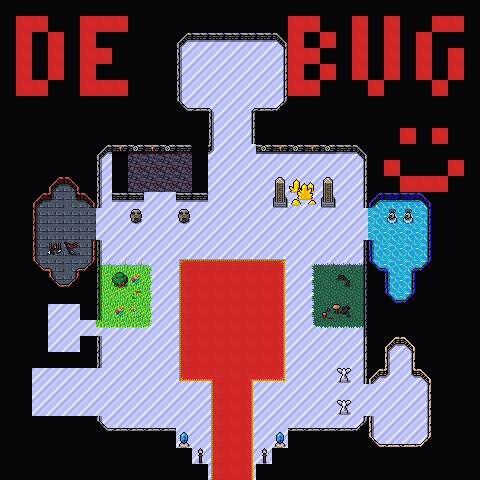

Below is a game level as drawn by its tile map, then a one-line description and the .tmx that defines it (tile-layer data replaced by summaries):
An orthogonal 30x30 tile map with 16x16 px tiles, 4 tile layers (Background, BGBlend, Ground, Foreground), 3 tilesets and 32 objects (2x portal, dummy, spellsmith).

<map version="1.10" tiledversion="1.10.1" orientation="orthogonal" renderorder="right-down" width="30" height="30" tilewidth="16" tileheight="16" infinite="0" nextlayerid="7" nextobjectid="111">
 <editorsettings>
  <export format="tmx" />
 </editorsettings>
 <properties>
  <property name="dungeonEffect">{
  "startBattleWithCard": [ "Recycle" ],
  "opponent": {
    "startBattleWithCard": [ "Recycle" ],
  }
}</property>
 </properties>
 <tileset firstgid="1" source="../../../common/maps/tileset/main.tsx" />
 <tileset firstgid="10113" source="../../../common/maps/tileset/buildings.tsx" />
 <tileset firstgid="11905" source="../../../common/maps/tileset/buildings-nocollide.tsx" />
 <layer id="1" name="Background" width="30" height="30">
  <data>[900 cells, 840 non-empty, 10 distinct tile ids]</data>
 </layer>
 <layer id="6" name="BGBlend" width="30" height="30">
  <data>[900 cells, 5 non-empty, 5 distinct tile ids]</data>
 </layer>
 <layer id="2" name="Ground" width="30" height="30">
  <data>[900 cells, 669 non-empty, 78 distinct tile ids]</data>
 </layer>
 <layer id="3" name="Foreground" width="30" height="30">
  <properties>
   <property name="spriteLayer" type="bool" value="true" />
  </properties>
  <data>[900 cells, 70 non-empty, 9 distinct tile ids]</data>
 </layer>
 <objectgroup id="4" name="Objects">
  <!-- 32 objects omitted --></objectgroup>
</map>
<!-- 32 of 32 objects omitted -->
